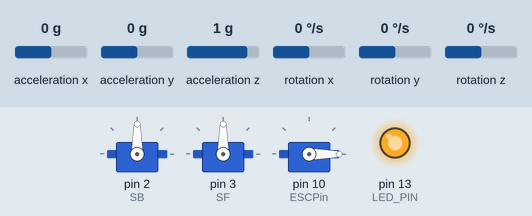
A sketch run on a simulated Arduino Uno, built with avr-gcc and run on an emulated ATmega328P. On the bench: 3 × servo, output pins drawn as LEDs (lit = HIGH). Dashed ring = blinking. The test bench sets the inputs (shaded band); at power-on: acceleration y 0 g, acceleration z 1 g, acceleration x 0 g, rotation x 0 °/s, rotation y 0 °/s, rotation z 0 °/s. The sensor or clock chip raises its interrupt line as the real part does; no radio packets arrive unless stated; what the sketch prints to the serial monitor is not drawn.

Above: at 6.94 s.
7.5 s: acceleration y set to -1.4 g
At 8.27 s:
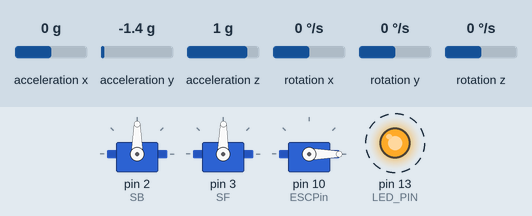
11.0 s: acceleration z set to -1.4 g
At 11.31 s:
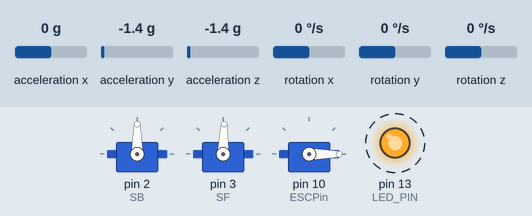
Timing chart, 0 to 20.5 s (numbered marks = the images above; inputs shaded):
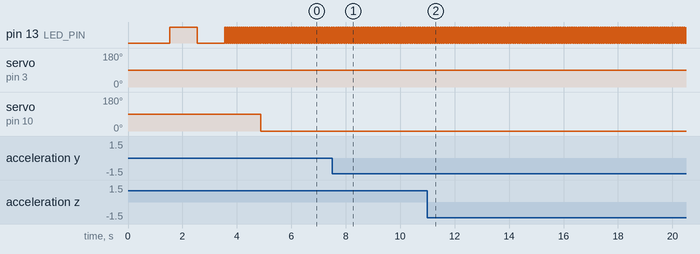

Measured:
- after the input at 7.5 s, servo on pin 3 (SF): 90° → 89° at once
- after the input at 11.0 s, servo on pin 3 (SF): 89° → 88° at once
- by itself, pin 13 (LED_PIN): alternates HIGH for 0.01 s and LOW for 0.01 s

The sketch:

ucak_gyro.ino
```cpp
#include <SPI.h>
#include <nRF24L01.h>
#include <RF24.h>
#include <Servo.h>

//define Servo pins
#define SB        2
#define SF        3
#define ESCPin    10

RF24 radio(9, 8);  // CE, CSN

//Servos
Servo servoB, servoF, ESC;

//RF
const byte address[6] = "00249"; //address

//var
String mess;
bool firstStart = false;
bool start = false;
bool locked = true;
int coolDown, radioAvailable;
int j1x, j1y, j2x, j2y;


//---------------------------------------------------------------------------------------------------------------------------------------//
#include "I2Cdev.h"

#include "MPU6050_6Axis_MotionApps20.h"

#if I2CDEV_IMPLEMENTATION == I2CDEV_ARDUINO_WIRE
    #include "Wire.h"
#endif

MPU6050 mpu;

#define OUTPUT_READABLE_YAWPITCHROLL

#define INTERRUPT_PIN 7  // use pin 2 on Arduino Uno & most boards
#define LED_PIN 13 // (Arduino is 13, Teensy is 11, Teensy++ is 6)
bool blinkState = false;

// MPU control/status vars
bool dmpReady = false;  // set true if DMP init was successful
uint8_t mpuIntStatus;   // holds actual interrupt status byte from MPU
uint8_t devStatus;      // return status after each device operation (0 = success, !0 = error)
uint16_t packetSize;    // expected DMP packet size (default is 42 bytes)
uint16_t fifoCount;     // count of all bytes currently in FIFO
uint8_t fifoBuffer[64]; // FIFO storage buffer

// orientation/motion vars
Quaternion q;           // [w, x, y, z]         quaternion container
VectorInt16 aa;         // [x, y, z]            accel sensor measurements
VectorInt16 aaReal;     // [x, y, z]            gravity-free accel sensor measurements
VectorInt16 aaWorld;    // [x, y, z]            world-frame accel sensor measurements
VectorFloat gravity;    // [x, y, z]            gravity vector
float euler[3];         // [psi, theta, phi]    Euler angle container
float ypr[3];           // [yaw, pitch, roll]   yaw/pitch/roll container and gravity vector

// packet structure for InvenSense teapot demo
uint8_t teapotPacket[14] = { '$', 0x02, 0,0, 0,0, 0,0, 0,0, 0x00, 0x00, '\r', '\n' };


// ================================================================
// ===               INTERRUPT DETECTION ROUTINE                ===
// ================================================================

volatile bool mpuInterrupt = false;     // indicates whether MPU interrupt pin has gone high
void dmpDataReady() {
    mpuInterrupt = true;
}

//---------------------------------------------------------------------------------------------------------------------------------------//


void setup() {
  //serialBegin
  while (!Serial);
    Serial.println("setup");

  #if I2CDEV_IMPLEMENTATION == I2CDEV_ARDUINO_WIRE
        Wire.begin();
        Wire.setClock(400000); // 400kHz I2C clock. Comment this line if having compilation difficulties
    #elif I2CDEV_IMPLEMENTATION == I2CDEV_BUILTIN_FASTWIRE
        Fastwire::setup(400, true);
    #endif
    Serial.begin(115200);
    while (!Serial);
    Serial.println(F("Initializing I2C devices..."));
    mpu.initialize();
    pinMode(INTERRUPT_PIN, INPUT);
    Serial.println(F("Testing device connections..."));
    Serial.println(mpu.testConnection() ? F("MPU6050 connection successful") : F("MPU6050 connection failed"));
    Serial.println(F("\nSend any character to begin DMP programming and demo: "));
    Serial.println(F("Initializing DMP..."));
    devStatus = mpu.dmpInitialize();
    mpu.setXGyroOffset(220);
    mpu.setYGyroOffset(76);
    mpu.setZGyroOffset(-85);
    mpu.setZAccelOffset(1788);

    if (devStatus == 0) {

        mpu.CalibrateAccel(6);
        mpu.CalibrateGyro(6);
        mpu.PrintActiveOffsets();
        Serial.println(F("Enabling DMP..."));
        mpu.setDMPEnabled(true);

        Serial.print(F("Enabling interrupt detection (Arduino external interrupt "));
        Serial.print(digitalPinToInterrupt(INTERRUPT_PIN));
        Serial.println(F(")..."));
        attachInterrupt(digitalPinToInterrupt(INTERRUPT_PIN), dmpDataReady, RISING);
        mpuIntStatus = mpu.getIntStatus();

        Serial.println(F("DMP ready! Waiting for first interrupt..."));
        dmpReady = true;
        packetSize = mpu.dmpGetFIFOPacketSize();
    } else {
        Serial.print(F("DMP Initialization failed (code "));
        Serial.print(devStatus);
        Serial.println(F(")"));
    }

    pinMode(LED_PIN, OUTPUT);

  //Reciever
  radio.begin();
  radio.openReadingPipe(0, address);
  radio.startListening();

  //Servos
  servoB.attach(SB);
  servoF.attach(SF);

  ESC.attach(ESCPin, 1000, 2000);

  servoB.write(90);
  servoF.write(90);

  firstStart = false;
  start = false;
  locked = true;
}

void loop() {
  //Get Message
  if(radio.available()) {
    char text[32] = {0};
    radio.read(&text, sizeof(text));
    //Serial.println(text);

    mess = (String)text;

    j1x = map(((String(mess[0]) + String(mess[1]) + String(mess[2]) + String(mess[3])).toInt() - 3378), 0, 1023, 0, 180);
    j1y = map(((String(mess[4]) + String(mess[5]) + String(mess[6]) + String(mess[7])).toInt() - 4026), 0, 1023, 0, 180);
    j2x = map(((String(mess[8]) + String(mess[9]) + String(mess[10]) + String(mess[11])).toInt() - 2298), 0 , 1023, 0, 180);
    j2y = map(((String(mess[12]) + String(mess[13]) + String(mess[14]) + String(mess[15])).toInt() - 3928), 0, 1023, 0, 180);

    radioAvailable-=150;
    if(radioAvailable < 0) {
      radioAvailable = 0;
    }
    Serial.println(radioAvailable);
  }

  if(radio.available() == false) {
    radioAvailable++;
    if(radioAvailable > 110) {
      locked = true;
      start = false;
      j1x = 90;
      //j1y = 11;
      j2x = 90;
      j2y = 90;

      servoMove(j2x);
      servoBack(j2y);
      Engine(j1y);
      Serial.println(radioAvailable);
      killEngine();
      Serial.println("DEATH!");
    } else {
      j1x = map(((String(mess[0]) + String(mess[1]) + String(mess[2]) + String(mess[3])).toInt() - 3378), 0, 1023, 0, 180);
      j1y = map(((String(mess[4]) + String(mess[5]) + String(mess[6]) + String(mess[7])).toInt() - 4026), 0, 1023, 0, 180);
      j2x = map(((String(mess[8]) + String(mess[9]) + String(mess[10]) + String(mess[11])).toInt() - 2298), 0 , 1023, 0, 180);
      j2y = map(((String(mess[12]) + String(mess[13]) + String(mess[14]) + String(mess[15])).toInt() - 3928), 0, 1023, 0, 180);
      //radioAvailable--;
      Serial.println((String)j1x + j1y + j2x + j2y);
    }
  }

  //Inputs to Int

  if(coolDown < 3) {
    Serial.println("CoolDown " + (String)(3-coolDown) + "!");
    coolDown++;
    delay(1000);
    if(coolDown == 3) {
      Serial.println("CoolDown END!");
    }
  } else {
    if(j1y <= 9 && firstStart == false) {
      Serial.println("DOWN!");
      start = false;
      firstStart = true;
    }

    if(j1y >= 9 && firstStart == true && start == false) {
      Serial.println("UP!");
      start = true;
      locked = false;
    }

    if(firstStart == true && start == true && locked == false) {
      Serial.println(String(j1x) + " " + String(j1y) + " " + String(j2x) + " " + String(j2y));

      servoMove(j2x);
      servoBack(j2y);
      Engine(j1y);
    }
  }

  if (!dmpReady) return;

    while (!mpuInterrupt && fifoCount < packetSize) {
        if (mpuInterrupt && fifoCount < packetSize) {
          // try to get out of the infinite loop
          fifoCount = mpu.getFIFOCount();
        }
    }

    mpuInterrupt = false;
    mpuIntStatus = mpu.getIntStatus();

    fifoCount = mpu.getFIFOCount();
  if(fifoCount < packetSize){

  }

    else if ((mpuIntStatus & _BV(MPU6050_INTERRUPT_FIFO_OFLOW_BIT)) || fifoCount >= 1024) {

        mpu.resetFIFO();
        Serial.println(F("FIFO overflow!"));
    } else if (mpuIntStatus & _BV(MPU6050_INTERRUPT_DMP_INT_BIT)) {
  while(fifoCount >= packetSize){
    mpu.getFIFOBytes(fifoBuffer, packetSize);
    fifoCount -= packetSize;
  }
        #ifdef OUTPUT_READABLE_QUATERNION
            mpu.dmpGetQuaternion(&q, fifoBuffer);
            Serial.print("quat\t");
            Serial.print(q.w);
            Serial.print("\t");
            Serial.print(q.x);
            Serial.print("\t");
            Serial.print(q.y);
            Serial.print("\t");
            Serial.println(q.z);
        #endif

        #ifdef OUTPUT_READABLE_EULER
            mpu.dmpGetQuaternion(&q, fifoBuffer);
            mpu.dmpGetEuler(euler, &q);
            Serial.print("euler\t");
            Serial.print(euler[0] * 180/M_PI);
            Serial.print("\t");
            Serial.print(euler[1] * 180/M_PI);
            Serial.print("\t");
            Serial.println(euler[2] * 180/M_PI);
        #endif

        #ifdef OUTPUT_READABLE_YAWPITCHROLL
            // display Euler angles in degrees
            mpu.dmpGetQuaternion(&q, fifoBuffer);
            mpu.dmpGetGravity(&gravity, &q);
            mpu.dmpGetYawPitchRoll(ypr, &q, &gravity);
            Serial.print("ypr\t");
            Serial.print(ypr[0] * 180/M_PI);
            Serial.print("\t");
            Serial.print(ypr[1] * 180/M_PI);
            Serial.print("\t");
            Serial.println(ypr[2] * 180/M_PI);
        #endif

        #ifdef OUTPUT_READABLE_REALACCEL
            mpu.dmpGetQuaternion(&q, fifoBuffer);
            mpu.dmpGetAccel(&aa, fifoBuffer);
            mpu.dmpGetGravity(&gravity, &q);
            mpu.dmpGetLinearAccel(&aaReal, &aa, &gravity);
            Serial.print("areal\t");
            Serial.print(aaReal.x);
            Serial.print("\t");
            Serial.print(aaReal.y);
            Serial.print("\t");
            Serial.println(aaReal.z);
        #endif

        #ifdef OUTPUT_READABLE_WORLDACCEL
            mpu.dmpGetQuaternion(&q, fifoBuffer);
            mpu.dmpGetAccel(&aa, fifoBuffer);
            mpu.dmpGetGravity(&gravity, &q);
            mpu.dmpGetLinearAccel(&aaReal, &aa, &gravity);
            mpu.dmpGetLinearAccelInWorld(&aaWorld, &aaReal, &q);
            Serial.print("aworld\t");
            Serial.print(aaWorld.x);
            Serial.print("\t");
            Serial.print(aaWorld.y);
            Serial.print("\t");
            Serial.println(aaWorld.z);
        #endif

        #ifdef OUTPUT_TEAPOT

            teapotPacket[2] = fifoBuffer[0];
            teapotPacket[3] = fifoBuffer[1];
            teapotPacket[4] = fifoBuffer[4];
            teapotPacket[5] = fifoBuffer[5];
            teapotPacket[6] = fifoBuffer[8];
            teapotPacket[7] = fifoBuffer[9];
            teapotPacket[8] = fifoBuffer[12];
            teapotPacket[9] = fifoBuffer[13];
            Serial.write(teapotPacket, 14);
            teapotPacket[11]++; //
        #endif

        blinkState = !blinkState;
        digitalWrite(LED_PIN, blinkState);
    }
}

void servoBack(int value) {
  servoB.write(value);
  Serial.println("UNLOCKED! J1Y : " + (String)j1y);
}

void servoMove(int value) {
  servoF.write(180-value + (ypr[2]/2));
}

void killEngine() {
  for(j1y; j1y > 0; j1y--) {
    Serial.println(j1y);
    delay(100);
    ESC.write(j1y);
  }
  locked = true;
  start = false;
  firstStart = false;
}
void Engine(int value) {
  ESC.write(value);
}
```
